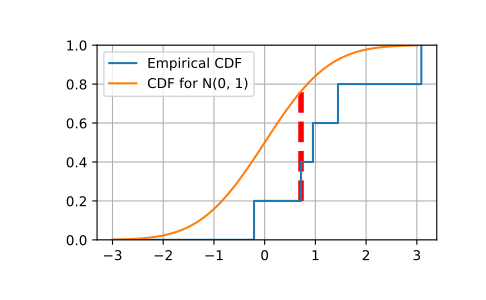

This chart was generated by the following Python code:
from scipy.special import smirnov

# Show the probability of a gap at least as big as 0, 0.5 and 1.0 for a sample of size 5

smirnov(5, [0, 0.5, 1.0])
# array([ 1.   ,  0.056,  0.   ])

# Compare a sample of size 5 drawn from a source N(0.5, 1) distribution against
# a target N(0, 1) CDF.

from scipy.stats import norm
n = 5
gendist = norm(0.5, 1)       # Normal distribution, mean 0.5, stddev 1
np.random.seed(seed=233423)  # Set the seed for reproducibility
x = np.sort(gendist.rvs(size=n))
x
# array([-0.20946287,  0.71688765,  0.95164151,  1.44590852,  3.08880533])
target = norm(0, 1)
cdfs = target.cdf(x)
cdfs
# array([ 0.41704346,  0.76327829,  0.82936059,  0.92589857,  0.99899518])
# # Construct the Empirical CDF and the K-S statistics (Dn+, Dn-, Dn)
ecdfs = np.arange(n+1, dtype=float)/n
cols = np.column_stack([x, ecdfs[1:], cdfs, cdfs - ecdfs[:n], ecdfs[1:] - cdfs])
np.set_printoptions(precision=3)
cols
# array([[ -2.095e-01,   2.000e-01,   4.170e-01,   4.170e-01,  -2.170e-01],
# [  7.169e-01,   4.000e-01,   7.633e-01,   5.633e-01,  -3.633e-01],
# [  9.516e-01,   6.000e-01,   8.294e-01,   4.294e-01,  -2.294e-01],
# [  1.446e+00,   8.000e-01,   9.259e-01,   3.259e-01,  -1.259e-01],
# [  3.089e+00,   1.000e+00,   9.990e-01,   1.990e-01,   1.005e-03]])
gaps = cols[:, -2:]
Dnpm = np.max(gaps, axis=0)
print('Dn-=%f, Dn+=%f' % (Dnpm[0], Dnpm[1]))
# Dn-=0.563278, Dn+=0.001005
probs = smirnov(n, Dnpm)
print(chr(10).join(['For a sample of size %d drawn from a N(0, 1) distribution:' % n,
     ' Smirnov n=%d: Prob(Dn- >= %f) = %.4f' % (n, Dnpm[0], probs[0]),
     ' Smirnov n=%d: Prob(Dn+ >= %f) = %.4f' % (n, Dnpm[1], probs[1])]))
# For a sample of size 5 drawn from a N(0, 1) distribution:
# Smirnov n=5: Prob(Dn- >= 0.563278) = 0.0250
# Smirnov n=5: Prob(Dn+ >= 0.001005) = 0.9990

# Plot the Empirical CDF against the target N(0, 1) CDF

import matplotlib.pyplot as plt
plt.step(np.concatenate([[-3], x]), ecdfs, where='post', label='Empirical CDF')
x3 = np.linspace(-3, 3, 100)
plt.plot(x3, target.cdf(x3), label='CDF for N(0, 1)')
plt.ylim([0, 1]); plt.grid(True); plt.legend();
# # Add vertical lines marking Dn+ and Dn-
iminus, iplus = np.argmax(gaps, axis=0)
plt.vlines([x[iminus]], ecdfs[iminus], cdfs[iminus], color='r', linestyle='dashed', lw=4)
plt.vlines([x[iplus]], cdfs[iplus], ecdfs[iplus+1], color='m', linestyle='dashed', lw=4)
plt.show()
